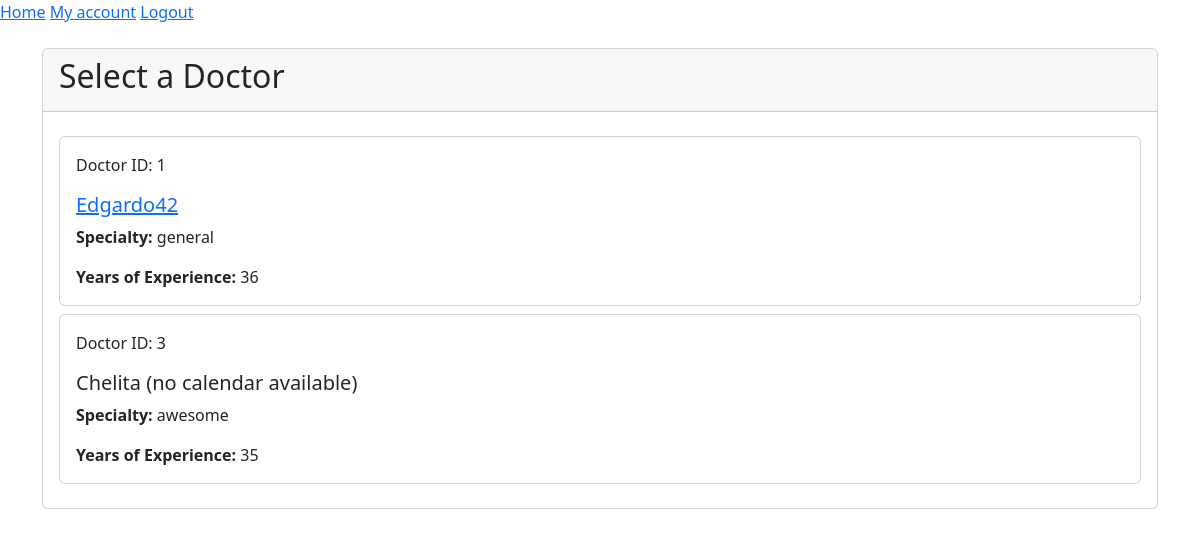
The page /doctors/ (signed in) on the database its author committed.
### atento_care/models.py (models this page shows)
class Doctor(models.Model):
    user = models.OneToOneField(CustomUser, on_delete=models.CASCADE, primary_key=True)
    years_of_experience = models.IntegerField()
    specialty = models.CharField(max_length=100)

class CustomUser(AbstractUser):
    user_type = models.CharField(max_length=50, choices=UserType.choices, default=UserType.PATIENT)

### atento_care/views.py (the view)
# urls.py: path('doctors/', DoctorListView.as_view(), name='doctor_list'),
class DoctorListView(PatientRequiredMixin, ListView):
    model = Doctor
    template_name = 'atento_care/doctor_list.html'

### atento_care/views.py (called while the page is built)
    def test_func(self):
        return self.request.user.user_type == 'PATIENT'

### atento_care/templates/atento_care/doctor_list.html
{% extends 'atento_care/base.html' %}
{% block content %}
<div class="container my-4">
  <div class="card mb-4">
    <div class="card-header">
      <h2 class="card-title">Select a Doctor</h2>
    </div>
    <div class="card-body">
        {% for doctor in object_list %}
<div class="card my-2">
  <div class="card-body">
    <p>Doctor ID: {{ doctor.pk }}</p>
    {% if doctor.doctoravailability_set.exists %}
    <h5 class="card-title">
      <a href="{% url 'doctor_calendar' doctor.pk %}"
          data-events-api-url="{% url 'api_availability_id' doctor.pk %}"
          data-user-role="{{ request.user.user_type.lower }}">
          {{ doctor.user.username }}
      </a>
    </h5>
    {% else %}
    <h5 class="card-title">{{ doctor.user.username }} (no calendar available)</h5>
    {% endif %}
    <p class="card-text"><strong>Specialty:</strong> {{ doctor.specialty }}</p>
    <p class="card-text"><strong>Years of Experience:</strong> {{ doctor.years_of_experience }}</p>
  </div>
</div>
{% empty %}
<p>No doctors available.</p>
{% endfor %}
    </div>
  </div>
</div>
{% endblock content %}

### rows shown on the page
Doctor: pk "1", user.username "Edgardo42", specialty "general", years_of_experience "36"
Doctor: pk "3", user.username "Chelita", specialty "awesome", years_of_experience "35"
